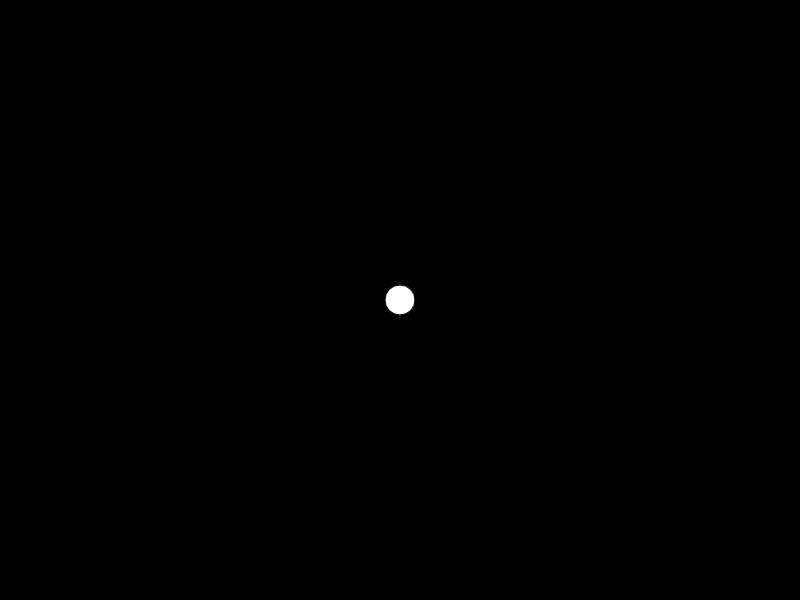
Frame 1 (no input)
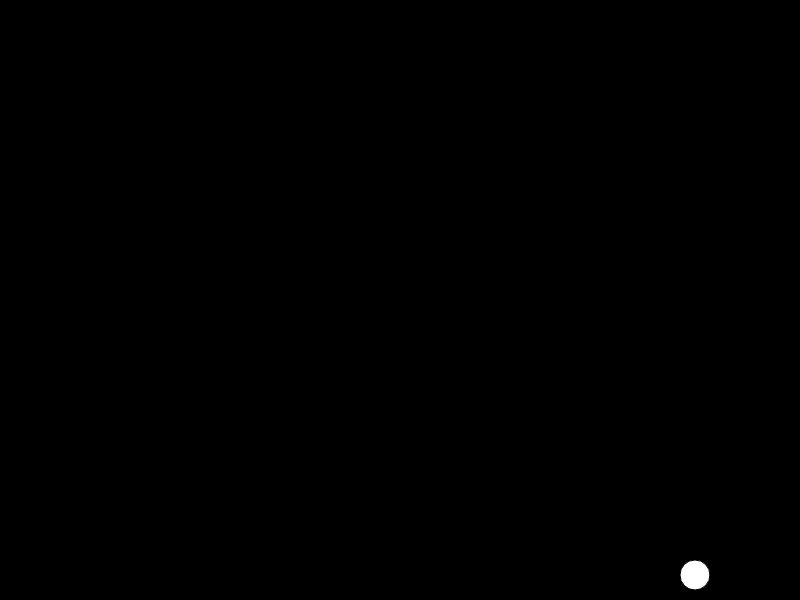
Frame 60 (no input)
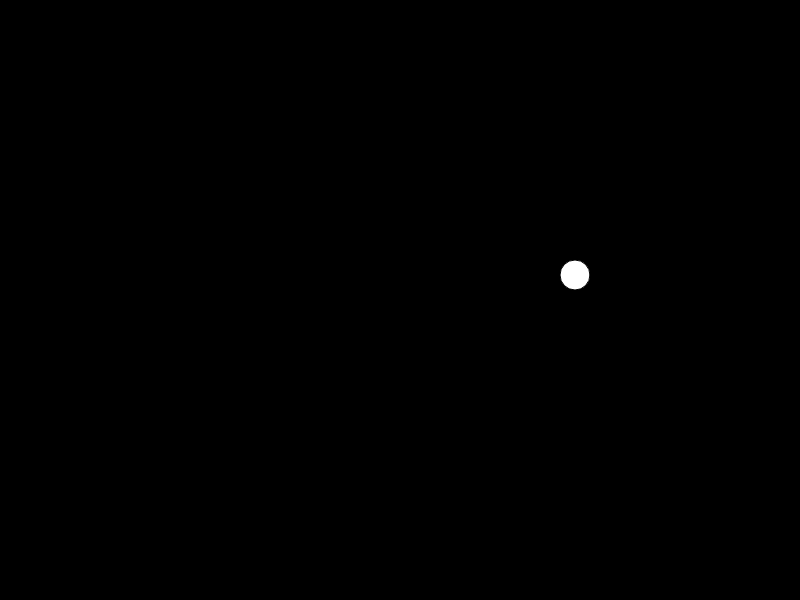
Frame 120 (the mouse pressed at the canvas centre since frame 60)

The p5.js sketch that drew these frames (run headless with seeded random() and noise() and a simulated clock; from frame 60 on, the mouse is pressed at the canvas centre):

// p5.js sketch
// ── sketch.js
let width = 800;
let height = 600;

let xBall = width / 2;
let yBall = height / 2;

let diameter = 30;
let radius = diameter / 2;

let xSpeedBall = 5;
let ySpeedBall = 5;

let cores = {
  "preto": 0,
  "branco": 255
}

function setup() {
  createCanvas(width, height);  
}

function draw() {
  background(cores.preto);
  
  // Desenhando a bolinha
  showBall();
  
  // Movimentar em x e y
  moveBall();
  
  // Verifica se colidiu com as bordas
  checkEdgeCollision();
}

function showBall() {
  circle(xBall, yBall, diameter);
}

function moveBall() {
  xBall += xSpeedBall;
  yBall += ySpeedBall;
}

function checkEdgeCollision() {
  // Borda esquerda e borda direita
  if(xBall + radius == width || xBall - radius == 0) {
    xSpeedBall *= -1;
  }
  
  // Borda superior e borda inferior
  if(yBall + radius == height || yBall - radius == 0){
    ySpeedBall *= -1;
  }
}
